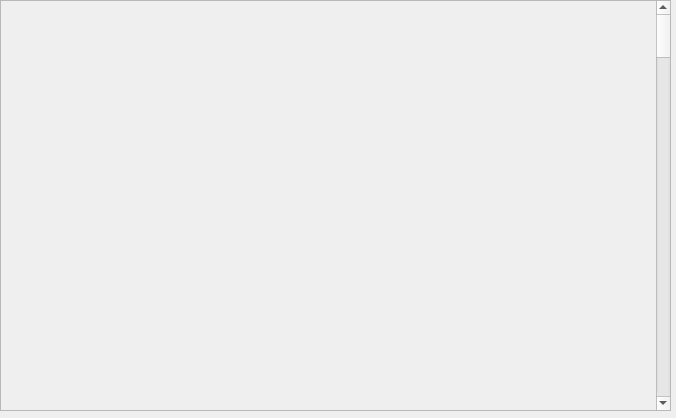
<?xml version="1.0" encoding="UTF-8"?>
<ui version="4.0">
 <class>Form</class>
 <widget class="QWidget" name="Form">
  <property name="geometry">
   <rect>
    <x>0</x>
    <y>0</y>
    <width>676</width>
    <height>418</height>
   </rect>
  </property>
  <property name="windowTitle">
   <string>Form</string>
  </property>
  <widget class="QScrollArea" name="scrollArea">
   <property name="geometry">
    <rect>
     <x>0</x>
     <y>0</y>
     <width>671</width>
     <height>411</height>
    </rect>
   </property>
   <property name="widgetResizable">
    <bool>true</bool>
   </property>
   <widget class="QWidget" name="scrollAreaWidgetContents">
    <property name="geometry">
     <rect>
      <x>0</x>
      <y>0</y>
      <width>651</width>
      <height>3650</height>
     </rect>
    </property>
    <property name="minimumSize">
     <size>
      <width>0</width>
      <height>3650</height>
     </size>
    </property>
    <widget class="caInclude" name="cainclude_569">
     <property name="geometry">
      <rect>
       <x>0</x>
       <y>0</y>
       <width>659</width>
       <height>135</height>
      </rect>
     </property>
     <property name="macro">
      <string notr="true">ID=0, P=FrontUnivOut, SYS=$(SYS),DEVICE=$(DEVICE)</string>
     </property>
     <property name="filename" stdset="0">
      <string notr="true">G_EVR_out-twoSources.ui</string>
     </property>
    </widget>
    <widget class="caInclude" name="cainclude_570">
     <property name="geometry">
      <rect>
       <x>0</x>
       <y>140</y>
       <width>659</width>
       <height>135</height>
      </rect>
     </property>
     <property name="macro">
      <string notr="true">ID=1, P=FrontUnivOut, SYS=$(SYS),DEVICE=$(DEVICE)</string>
     </property>
     <property name="filename" stdset="0">
      <string notr="true">G_EVR_out-twoSources.ui</string>
     </property>
    </widget>
    <widget class="caInclude" name="cainclude_571">
     <property name="geometry">
      <rect>
       <x>0</x>
       <y>280</y>
       <width>659</width>
       <height>135</height>
      </rect>
     </property>
     <property name="macro">
      <string notr="true">ID=2, P=FrontUnivOut, SYS=$(SYS),DEVICE=$(DEVICE)</string>
     </property>
     <property name="filename" stdset="0">
      <string notr="true">G_EVR_out-twoSources.ui</string>
     </property>
    </widget>
    <widget class="caInclude" name="cainclude_572">
     <property name="geometry">
      <rect>
       <x>0</x>
       <y>420</y>
       <width>659</width>
       <height>135</height>
      </rect>
     </property>
     <property name="macro">
      <string notr="true">ID=3, P=FrontUnivOut, SYS=$(SYS),DEVICE=$(DEVICE)</string>
     </property>
     <property name="filename" stdset="0">
      <string notr="true">G_EVR_out-twoSources.ui</string>
     </property>
    </widget>
    <widget class="caInclude" name="cainclude_573">
     <property name="geometry">
      <rect>
       <x>0</x>
       <y>560</y>
       <width>659</width>
       <height>135</height>
      </rect>
     </property>
     <property name="macro">
      <string notr="true">ID=4, P=FrontUnivOut, SYS=$(SYS),DEVICE=$(DEVICE)</string>
     </property>
     <property name="filename" stdset="0">
      <string notr="true">G_EVR_out-twoSources.ui</string>
     </property>
    </widget>
    <widget class="caInclude" name="cainclude_574">
     <property name="geometry">
      <rect>
       <x>0</x>
       <y>700</y>
       <width>659</width>
       <height>135</height>
      </rect>
     </property>
     <property name="macro">
      <string notr="true">ID=5, P=FrontUnivOut, SYS=$(SYS),DEVICE=$(DEVICE)</string>
     </property>
     <property name="filename" stdset="0">
      <string notr="true">G_EVR_out-twoSources.ui</string>
     </property>
    </widget>
    <widget class="caInclude" name="cainclude_575">
     <property name="geometry">
      <rect>
       <x>0</x>
       <y>840</y>
       <width>659</width>
       <height>135</height>
      </rect>
     </property>
     <property name="macro">
      <string notr="true">ID=6, P=FrontUnivOut, SYS=$(SYS),DEVICE=$(DEVICE)</string>
     </property>
     <property name="filename" stdset="0">
      <string notr="true">G_EVR_out-twoSources.ui</string>
     </property>
    </widget>
    <widget class="caInclude" name="cainclude_576">
     <property name="geometry">
      <rect>
       <x>0</x>
       <y>980</y>
       <width>659</width>
       <height>135</height>
      </rect>
     </property>
     <property name="macro">
      <string notr="true">ID=7, P=FrontUnivOut, SYS=$(SYS),DEVICE=$(DEVICE)</string>
     </property>
     <property name="filename" stdset="0">
      <string notr="true">G_EVR_out-twoSources.ui</string>
     </property>
    </widget>
    <widget class="caInclude" name="cainclude_577">
     <property name="geometry">
      <rect>
       <x>0</x>
       <y>1120</y>
       <width>659</width>
       <height>135</height>
      </rect>
     </property>
     <property name="macro">
      <string notr="true">ID=8, P=FrontUnivOut, SYS=$(SYS),DEVICE=$(DEVICE)</string>
     </property>
     <property name="filename" stdset="0">
      <string notr="true">G_EVR_out-twoSources.ui</string>
     </property>
    </widget>
    <widget class="caInclude" name="cainclude_578">
     <property name="geometry">
      <rect>
       <x>0</x>
       <y>1260</y>
       <width>659</width>
       <height>135</height>
      </rect>
     </property>
     <property name="macro">
      <string notr="true">ID=9, P=FrontUnivOut, SYS=$(SYS),DEVICE=$(DEVICE)</string>
     </property>
     <property name="filename" stdset="0">
      <string notr="true">G_EVR_out-twoSources.ui</string>
     </property>
    </widget>
    <widget class="caInclude" name="cainclude_579">
     <property name="geometry">
      <rect>
       <x>0</x>
       <y>1400</y>
       <width>659</width>
       <height>135</height>
      </rect>
     </property>
     <property name="macro">
      <string notr="true">ID=0, P=RearUniv, SYS=$(SYS),DEVICE=$(DEVICE)</string>
     </property>
     <property name="filename" stdset="0">
      <string notr="true">G_EVR_out-twoSources.ui</string>
     </property>
    </widget>
    <widget class="caInclude" name="cainclude_580">
     <property name="geometry">
      <rect>
       <x>0</x>
       <y>1540</y>
       <width>659</width>
       <height>135</height>
      </rect>
     </property>
     <property name="macro">
      <string notr="true">ID=1, P=RearUniv, SYS=$(SYS),DEVICE=$(DEVICE)</string>
     </property>
     <property name="filename" stdset="0">
      <string notr="true">G_EVR_out-twoSources.ui</string>
     </property>
    </widget>
    <widget class="caInclude" name="cainclude_581">
     <property name="geometry">
      <rect>
       <x>0</x>
       <y>1680</y>
       <width>659</width>
       <height>135</height>
      </rect>
     </property>
     <property name="macro">
      <string notr="true">ID=2, P=RearUniv, SYS=$(SYS),DEVICE=$(DEVICE)</string>
     </property>
     <property name="filename" stdset="0">
      <string notr="true">G_EVR_out-twoSources.ui</string>
     </property>
    </widget>
    <widget class="caInclude" name="cainclude_582">
     <property name="geometry">
      <rect>
       <x>0</x>
       <y>1820</y>
       <width>659</width>
       <height>135</height>
      </rect>
     </property>
     <property name="macro">
      <string notr="true">ID=3, P=RearUniv, SYS=$(SYS),DEVICE=$(DEVICE)</string>
     </property>
     <property name="filename" stdset="0">
      <string notr="true">G_EVR_out-twoSources.ui</string>
     </property>
    </widget>
    <widget class="caInclude" name="cainclude_583">
     <property name="geometry">
      <rect>
       <x>0</x>
       <y>1960</y>
       <width>659</width>
       <height>135</height>
      </rect>
     </property>
     <property name="macro">
      <string notr="true">ID=4, P=RearUniv, SYS=$(SYS),DEVICE=$(DEVICE)</string>
     </property>
     <property name="filename" stdset="0">
      <string notr="true">G_EVR_out-twoSources.ui</string>
     </property>
    </widget>
    <widget class="caInclude" name="cainclude_584">
     <property name="geometry">
      <rect>
       <x>0</x>
       <y>2100</y>
       <width>659</width>
       <height>135</height>
      </rect>
     </property>
     <property name="macro">
      <string notr="true">ID=5, P=RearUniv, SYS=$(SYS),DEVICE=$(DEVICE)</string>
     </property>
     <property name="filename" stdset="0">
      <string notr="true">G_EVR_out-twoSources.ui</string>
     </property>
    </widget>
    <widget class="caInclude" name="cainclude_585">
     <property name="geometry">
      <rect>
       <x>0</x>
       <y>2240</y>
       <width>659</width>
       <height>135</height>
      </rect>
     </property>
     <property name="macro">
      <string notr="true">ID=6, P=RearUniv, SYS=$(SYS),DEVICE=$(DEVICE)</string>
     </property>
     <property name="filename" stdset="0">
      <string notr="true">G_EVR_out-twoSources.ui</string>
     </property>
    </widget>
    <widget class="caInclude" name="cainclude_586">
     <property name="geometry">
      <rect>
       <x>0</x>
       <y>2380</y>
       <width>659</width>
       <height>135</height>
      </rect>
     </property>
     <property name="macro">
      <string notr="true">ID=7, P=RearUniv, SYS=$(SYS),DEVICE=$(DEVICE)</string>
     </property>
     <property name="filename" stdset="0">
      <string notr="true">G_EVR_out-twoSources.ui</string>
     </property>
    </widget>
    <widget class="caInclude" name="cainclude_587">
     <property name="geometry">
      <rect>
       <x>0</x>
       <y>2520</y>
       <width>659</width>
       <height>135</height>
      </rect>
     </property>
     <property name="macro">
      <string notr="true">ID=8, P=RearUniv, SYS=$(SYS),DEVICE=$(DEVICE)</string>
     </property>
     <property name="filename" stdset="0">
      <string notr="true">G_EVR_out-twoSources.ui</string>
     </property>
    </widget>
    <widget class="caInclude" name="cainclude_588">
     <property name="geometry">
      <rect>
       <x>0</x>
       <y>2660</y>
       <width>659</width>
       <height>135</height>
      </rect>
     </property>
     <property name="macro">
      <string notr="true">ID=9, P=RearUniv, SYS=$(SYS),DEVICE=$(DEVICE)</string>
     </property>
     <property name="filename" stdset="0">
      <string notr="true">G_EVR_out-twoSources.ui</string>
     </property>
    </widget>
    <widget class="caInclude" name="cainclude_589">
     <property name="geometry">
      <rect>
       <x>0</x>
       <y>2800</y>
       <width>659</width>
       <height>135</height>
      </rect>
     </property>
     <property name="macro">
      <string notr="true">ID=10, P=RearUniv, SYS=$(SYS),DEVICE=$(DEVICE)</string>
     </property>
     <property name="filename" stdset="0">
      <string notr="true">G_EVR_out-twoSources.ui</string>
     </property>
    </widget>
    <widget class="caInclude" name="cainclude_590">
     <property name="geometry">
      <rect>
       <x>0</x>
       <y>2940</y>
       <width>659</width>
       <height>135</height>
      </rect>
     </property>
     <property name="macro">
      <string notr="true">ID=11, P=RearUniv, SYS=$(SYS),DEVICE=$(DEVICE)</string>
     </property>
     <property name="filename" stdset="0">
      <string notr="true">G_EVR_out-twoSources.ui</string>
     </property>
    </widget>
    <widget class="caInclude" name="cainclude_591">
     <property name="geometry">
      <rect>
       <x>0</x>
       <y>3080</y>
       <width>659</width>
       <height>135</height>
      </rect>
     </property>
     <property name="macro">
      <string notr="true">ID=12, P=RearUniv, SYS=$(SYS),DEVICE=$(DEVICE)</string>
     </property>
     <property name="filename" stdset="0">
      <string notr="true">G_EVR_out-twoSources.ui</string>
     </property>
    </widget>
    <widget class="caInclude" name="cainclude_592">
     <property name="geometry">
      <rect>
       <x>0</x>
       <y>3220</y>
       <width>659</width>
       <height>135</height>
      </rect>
     </property>
     <property name="macro">
      <string notr="true">ID=13, P=RearUniv, SYS=$(SYS),DEVICE=$(DEVICE)</string>
     </property>
     <property name="filename" stdset="0">
      <string notr="true">G_EVR_out-twoSources.ui</string>
     </property>
    </widget>
    <widget class="caInclude" name="cainclude_593">
     <property name="geometry">
      <rect>
       <x>0</x>
       <y>3360</y>
       <width>659</width>
       <height>135</height>
      </rect>
     </property>
     <property name="macro">
      <string notr="true">ID=14, P=RearUniv, SYS=$(SYS),DEVICE=$(DEVICE)</string>
     </property>
     <property name="filename" stdset="0">
      <string notr="true">G_EVR_out-twoSources.ui</string>
     </property>
    </widget>
    <widget class="caInclude" name="cainclude_594">
     <property name="geometry">
      <rect>
       <x>0</x>
       <y>3500</y>
       <width>659</width>
       <height>135</height>
      </rect>
     </property>
     <property name="macro">
      <string notr="true">ID=15, P=RearUniv, SYS=$(SYS),DEVICE=$(DEVICE)</string>
     </property>
     <property name="filename" stdset="0">
      <string notr="true">G_EVR_out-twoSources.ui</string>
     </property>
    </widget>
   </widget>
  </widget>
 </widget>
 <customwidgets>
  <customwidget>
   <class>caInclude</class>
   <extends>QWidget</extends>
   <header>caInclude</header>
  </customwidget>
 </customwidgets>
 <resources/>
 <connections/>
</ui>
